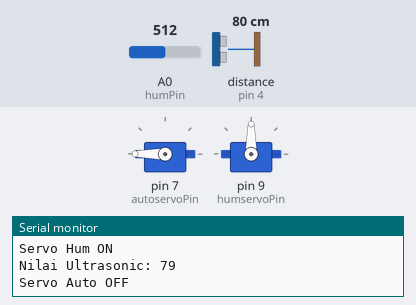
The sketch below on a simulated Arduino Uno, built with avr-gcc and run on an emulated ATmega328P. On the bench: 2 × servo, the last lines printed to the serial monitor. Wiring (inferred from the names in the program): ultrasonic range finder: trigger pin 5; echo pin 4. The inputs (shaded band) are chosen by the test bench; at power-on: distance to the obstacle (sensor on pin 4) 80 cm, A0 (humPin) = 512. The echo pulse lasts 58.3 µs per cm.

Above: at 1.3 s.
1.4 s: distance to the obstacle (sensor on pin 4) set to 56 cm
12.2 s: distance to the obstacle (sensor on pin 4) set to 47 cm
At 16.8 s:
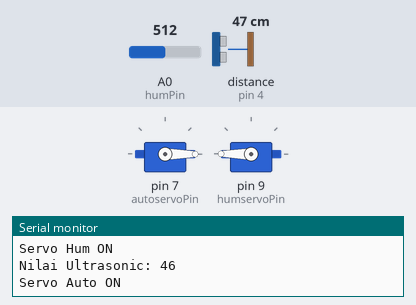
22.0 s: A0 (humPin) set to 1023
32.8 s: distance to the obstacle (sensor on pin 4) set to 60 cm
At 37.8 s:
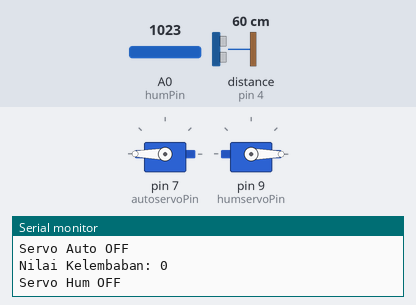
43.6 s: distance to the obstacle (sensor on pin 4) set to 2 cm
At 52.0 s:
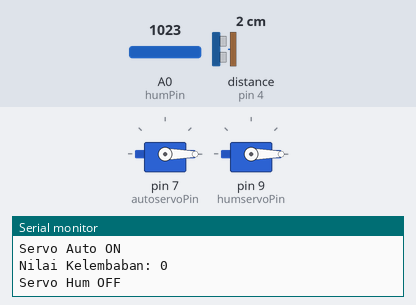
53.9 s: distance to the obstacle (sensor on pin 4) set to 120 cm
At 57.0 s:
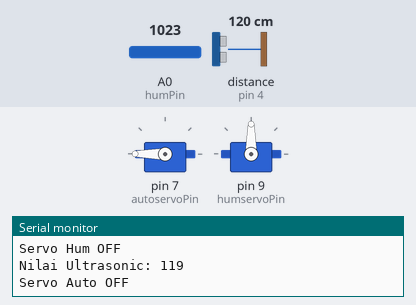
Timing chart, 0 to 63.0 s (numbered marks = the images above; inputs shaded):
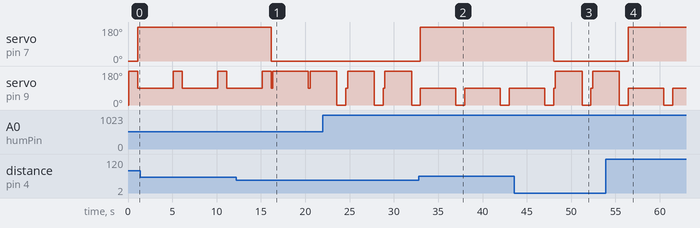

Measured:
- the behaviour switches between 51 and 50 cm on distance to the obstacle (sensor on pin 4) (found by bisection; images 0 and 1)
- after the input at 12.2 s, servo on pin 7 (autoservoPin): 180° → 0° after 4.0 s
- after the input at 32.8 s, servo on pin 7 (autoservoPin): 0° → 180° after 0.20 s
- after the input at 43.6 s, servo on pin 7 (autoservoPin): 180° → 0° after 4.4 s
- after the input at 53.9 s, servo on pin 7 (autoservoPin): 0° → 180° after 2.6 s
- by itself, servo on pin 9 (humservoPin): alternates 90° for 4.0 s and 0° for 1.0 s

The sketch:

FINAL.ino
```cpp
#include <Servo.h>
Servo autoServo; // untuk penggerak servo ultrasonic
Servo humServo; // untuk pengerak servo kelembapan
int humPin = A0; // signal pada soil sensor disambungkan ke pin A0
int echoPin = 4; // pin echo pada ultrasonic disambungkan pada pin 4
int trigPin = 5; //pin trig pada ultrasonic disambungkan pada pin 5
int autoservoPin = 7;
int humservoPin = 9;
int led = 10;
int humVal = 0;
int disVal = 0;
void initPin()
{
 autoServo.attach(autoservoPin);
 humServo.attach(humservoPin);
 pinMode(trigPin, OUTPUT); //trig pada ultra sebagai keluaran
 pinMode(echoPin, INPUT); //echo pada ultra sebagai masukan
 autoServo.write(0);
 humServo.write(0);
 delay(100);
}
void setup()
{
 Serial.begin(9600);
 initPin();
 Serial.println("Smart-Bin"); //nama awal pada serial monitor
}
void loop()
{
 humVal = readHum();
 if (humVal > 50) //besar batas nilai pada sensor kelembapan
 {
 humServoOn(); //agar servo yang terhubung ke soil bergerak
 }
 else
 {
 humServoOff();
 }
 disVal = readDisAvg();
 if (disVal < 50)
 {
 autoServoOn();
 }
 else
 {
 autoServoOff();
 }
 delay(3000);
}
int readHum()
{
 int humVals = analogRead(humPin);
 humVals = 1023 - humVals;
 Serial.println("Nilai Kelembaban: " + String(humVals));
 return humVals;
}
int readDis()
{
 int duration;
 int distance;
 digitalWrite(10, HIGH);
 digitalWrite(trigPin, LOW);
 delayMicroseconds(5);
 digitalWrite(trigPin, HIGH);
 delayMicroseconds(15);
 digitalWrite(trigPin, LOW);
 pinMode(echoPin, INPUT);
 duration = pulseIn(echoPin, HIGH);
 distance = (duration / 2) / 29.1;
 return (distance);
}
int readDisAvg()
{
 int disVals = 0;
 int totaldisVal = 0;
 for (int i = 0; i < 3; i++)
 {
disVals = readDis();
 totaldisVal += disVals;
 }
 disVals = totaldisVal / 3;
 Serial.println("Nilai Ultrasonic: " + String(disVals));
 return (disVals);
}
void humServoOn()
{
 Serial.println("Servo Hum ON");
 humServo.write(180);
 delay(1000);
 humServo.write(90);
}
void humServoOff()
{
 Serial.println("Servo Hum OFF");
 humServo.write(0);
 delay(1000);
 humServo.write(90);
}
void autoServoOn()
{
 Serial.println("Servo Auto ON");
 autoServo.write(0);
 delay(200);
 humServo.write(180);
}
void autoServoOff()
{
 Serial.println("Servo Auto OFF");
 autoServo.write(180);
 delay(1000);
}
```
